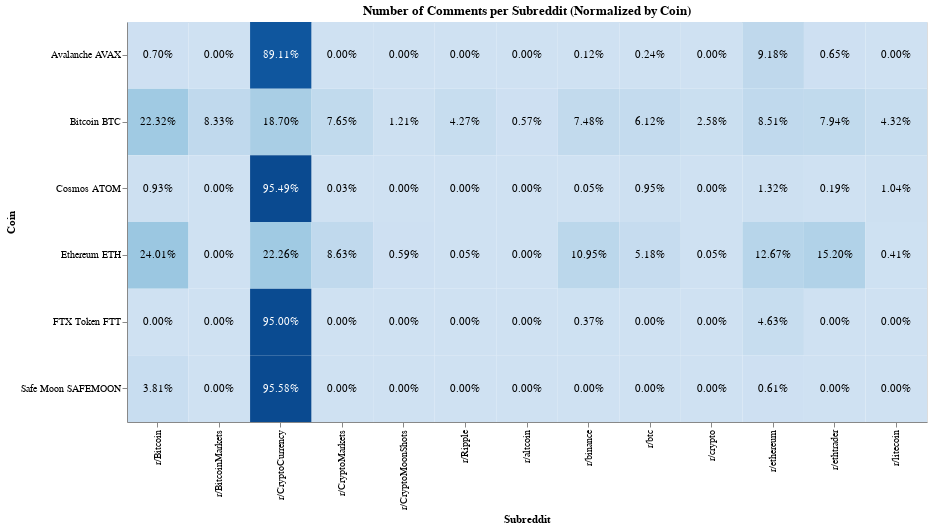

Write notebook code for a chart like this one.
### Code cell
subreddit_query_normalized = subreddit_query.copy()
posts_per_coin = subreddit_query_normalized.groupby("search_query")["value"].transform(
    "sum"
)
subreddit_query_normalized["value"] /= posts_per_coin


c = (
    alt.Chart(subreddit_query_normalized)
    .mark_rect()
    .encode(
        x=alt.X("subreddit:N", title="Subreddit"),
        y=alt.Y("search_query:O", title="Coin"),
        color=alt.Color(
            "value:Q",
            title="Number of Comments",
            scale=alt.Scale(scheme="blues"),
            legend=None,
        ),
        tooltip=[
            alt.Tooltip("search_query:O", title="Coin"),
            alt.Tooltip("subreddit:N", title="Subreddit"),
            alt.Tooltip("value:Q", title=r"% of Comments", format=".4%"),
        ],
    )
    .properties(
        width=800,
        height=400,
        title=alt.Title(text="Number of Comments per Subreddit (Normalized by Coin)"),
    )
)

text = (
    alt.Chart(subreddit_query_normalized)
    .mark_text(align="center")
    .transform_calculate(customtooltip="datum.value")
    .encode(
        x=alt.X("subreddit:N"),
        y=alt.Y("search_query:O"),
        text=alt.Text("value:Q", format=".2%"),
        color=alt.condition(
            alt.datum.value > 0.7, alt.value("white"), alt.value("black")
        ),
        tooltip=[
            alt.Tooltip("search_query:O", title="Coin"),
            alt.Tooltip("subreddit:N", title="Subreddit"),
            alt.Tooltip("value:Q", title=r"% of Comments", format=".4%"),
        ],
    )
)

c + text

### Figure 1 — Vega-Lite specification as saved in the notebook (floating-point values rounded to 4 significant figures)
{"usermeta": {"embedOptions": {"theme": "dark"}}, "config": {"view": {"continuousWidth": 300, "continuousHeight": 300}}, "layer": [{"mark": {"type": "rect"}, "encoding": {"color": {"field": "value", "legend": null, "scale": {"scheme": "blues"}, "title": "Number of Comments", "type": "quantitative"}, "tooltip": [{"field": "search_query", "title": "Coin", "type": "ordinal"}, {"field": "subreddit", "title": "Subreddit", "type": "nominal"}, {"field": "value", "format": ".4%", "title": "% of Comments", "type": "quantitative"}], "x": {"field": "subreddit", "title": "Subreddit", "type": "nominal"}, "y": {"field": "search_query", "title": "Coin", "type": "ordinal"}}, "title": {"text": "Number of Comments per Subreddit (Normalized by Coin)"}}, {"mark": {"type": "text", "align": "center"}, "encoding": {"color": {"condition": {"test": "(datum.value > 0.7)", "value": "white"}, "value": "black"}, "text": {"field": "value", "format": ".2%", "type": "quantitative"}, "tooltip": [{"field": "search_query", "title": "Coin", "type": "ordinal"}, {"field": "subreddit", "title": "Subreddit", "type": "nominal"}, {"field": "value", "format": ".4%", "title": "% of Comments", "type": "quantitative"}], "x": {"field": "subreddit", "type": "nominal"}, "y": {"field": "search_query", "type": "ordinal"}}, "transform": [{"calculate": "datum.value", "as": "customtooltip"}]}], "data": {"name": "data-2af17ad2a1168d9a3532a1416a23dd72"}, "height": 400, "width": 800, "$schema": "https://vega.github.io/schema/vega-lite/v5.20.1.json", "datasets": {"data-2af17ad2a1168d9a3532a1416a23dd72": [{"search_query": "Avalanche AVAX", "subreddit": "r/Bitcoin", "value": 0.007007}, {"search_query": "Bitcoin BTC", "subreddit": "r/Bitcoin", "value": 0.2232}, {"search_query": "Cosmos ATOM", "subreddit": "r/Bitcoin", "value": 0.009285}, {"search_query": "Ethereum ETH", "subreddit": "r/Bitcoin", "value": 0.2401}, {"search_query": "FTX Token FTT", "subreddit": "r/Bitcoin", "value": 0.0}, {"search_query": "Safe Moon SAFEMOON", "subreddit": "r/Bitcoin", "value": 0.0381}, {"search_query": "Avalanche AVAX", "subreddit": "r/BitcoinMarkets", "value": 0.0}, {"search_query": "Bitcoin BTC", "subreddit": "r/BitcoinMarkets", "value": 0.08333}, {"search_query": "Cosmos ATOM", "subreddit": "r/BitcoinMarkets", "value": 0.0}, {"search_query": "Ethereum ETH", "subreddit": "r/BitcoinMarkets", "value": 0.0}, {"search_query": "FTX Token FTT", "subreddit": "r/BitcoinMarkets", "value": 0.0}, {"search_query": "Safe Moon SAFEMOON", "subreddit": "r/BitcoinMarkets", "value": 0.0}, {"search_query": "Avalanche AVAX", "subreddit": "r/CryptoCurrency", "value": 0.8911}, {"search_query": "Bitcoin BTC", "subreddit": "r/CryptoCurrency", "value": 0.187}, {"search_query": "Cosmos ATOM", "subreddit": "r/CryptoCurrency", "value": 0.9549}, {"search_query": "Ethereum ETH", "subreddit": "r/CryptoCurrency", "value": 0.2226}, {"search_query": "FTX Token FTT", "subreddit": "r/CryptoCurrency", "value": 0.95}, {"search_query": "Safe Moon SAFEMOON", "subreddit": "r/CryptoCurrency", "value": 0.9558}, {"search_query": "Avalanche AVAX", "subreddit": "r/CryptoMarkets", "value": 0.0}, {"search_query": "Bitcoin BTC", "subreddit": "r/CryptoMarkets", "value": 0.07647}, {"search_query": "Cosmos ATOM", "subreddit": "r/CryptoMarkets", "value": 0.0003069}, {"search_query": "Ethereum ETH", "subreddit": "r/CryptoMarkets", "value": 0.08634}, {"search_query": "FTX Token FTT", "subreddit": "r/CryptoMarkets", "value": 0.0}, {"search_query": "Safe Moon SAFEMOON", "subreddit": "r/CryptoMarkets", "value": 0.0}, {"search_query": "Avalanche AVAX", "subreddit": "r/CryptoMoonShots", "value": 0.0}, {"search_query": "Bitcoin BTC", "subreddit": "r/CryptoMoonShots", "value": 0.01206}, {"search_query": "Cosmos ATOM", "subreddit": "r/CryptoMoonShots", "value": 0.0}, {"search_query": "Ethereum ETH", "subreddit": "r/CryptoMoonShots", "value": 0.005892}, {"search_query": "FTX Token FTT", "subreddit": "r/CryptoMoonShots", "value": 0.0}, {"search_query": "Safe Moon SAFEMOON", "subreddit": "r/CryptoMoonShots", "value": 0.0}, {"search_query": "Avalanche AVAX", "subreddit": "r/Ripple", "value": 0.0}, {"search_query": "Bitcoin BTC", "subreddit": "r/Ripple", "value": 0.04274}, {"search_query": "Cosmos ATOM", "subreddit": "r/Ripple", "value": 0.0}, {"search_query": "Ethereum ETH", "subreddit": "r/Ripple", "value": 0.000491}, {"search_query": "FTX Token FTT", "subreddit": "r/Ripple", "value": 0.0}, {"search_query": "Safe Moon SAFEMOON", "subreddit": "r/Ripple", "value": 0.0}, {"search_query": "Avalanche AVAX", "subreddit": "r/altcoin", "value": 0.0}, {"search_query": "Bitcoin BTC", "subreddit": "r/altcoin", "value": 0.005708}, {"search_query": "Cosmos ATOM", "subreddit": "r/altcoin", "value": 0.0}, {"search_query": "Ethereum ETH", "subreddit": "r/altcoin", "value": 0.0}, {"search_query": "FTX Token FTT", "subreddit": "r/altcoin", "value": 0.0}, {"search_query": "Safe Moon SAFEMOON", "subreddit": "r/altcoin", "value": 0.0}, {"search_query": "Avalanche AVAX", "subreddit": "r/binance", "value": 0.001237}, {"search_query": "Bitcoin BTC", "subreddit": "r/binance", "value": 0.07476}, {"search_query": "Cosmos ATOM", "subreddit": "r/binance", "value": 0.0005372}, {"search_query": "Ethereum ETH", "subreddit": "r/binance", "value": 0.1095}, {"search_query": "FTX Token FTT", "subreddit": "r/binance", "value": 0.00367}, {"search_query": "Safe Moon SAFEMOON", "subreddit": "r/binance", "value": 0.0}, {"search_query": "Avalanche AVAX", "subreddit": "r/btc", "value": 0.002414}, {"search_query": "Bitcoin BTC", "subreddit": "r/btc", "value": 0.06123}, {"search_query": "Cosmos ATOM", "subreddit": "r/btc", "value": 0.009535}, {"search_query": "Ethereum ETH", "subreddit": "r/btc", "value": 0.05181}, {"search_query": "FTX Token FTT", "subreddit": "r/btc", "value": 0.0}, {"search_query": "Safe Moon SAFEMOON", "subreddit": "r/btc", "value": 0.0}, {"search_query": "Avalanche AVAX", "subreddit": "r/crypto", "value": 0.0}, {"search_query": "Bitcoin BTC", "subreddit": "r/crypto", "value": 0.0258}, {"search_query": "Cosmos ATOM", "subreddit": "r/crypto", "value": 0.0}, {"search_query": "Ethereum ETH", "subreddit": "r/crypto", "value": 0.0004575}, {"search_query": "FTX Token FTT", "subreddit": "r/crypto", "value": 0.0}, {"search_query": "Safe Moon SAFEMOON", "subreddit": "r/crypto", "value": 0.0}, {"search_query": "Avalanche AVAX", "subreddit": "r/ethereum", "value": 0.0918}, {"search_query": "Bitcoin BTC", "subreddit": "r/ethereum", "value": 0.08512}, {"search_query": "Cosmos ATOM", "subreddit": "r/ethereum", "value": 0.01322}, {"search_query": "Ethereum ETH", "subreddit": "r/ethereum", "value": 0.1267}, {"search_query": "FTX Token FTT", "subreddit": "r/ethereum", "value": 0.04633}, {"search_query": "Safe Moon SAFEMOON", "subreddit": "r/ethereum", "value": 0.00612}, {"search_query": "Avalanche AVAX", "subreddit": "r/ethtrader", "value": 0.006477}, {"search_query": "Bitcoin BTC", "subreddit": "r/ethtrader", "value": 0.0794}, {"search_query": "Cosmos ATOM", "subreddit": "r/ethtrader", "value": 0.001899}, {"search_query": "Ethereum ETH", "subreddit": "r/ethtrader", "value": 0.152}, {"search_query": "FTX Token FTT", "subreddit": "r/ethtrader", "value": 0.0}, {"search_query": "Safe Moon SAFEMOON", "subreddit": "r/ethtrader", "value": 0.0}, {"search_query": "Avalanche AVAX", "subreddit": "r/litecoin", "value": 0.0}, {"search_query": "Bitcoin BTC", "subreddit": "r/litecoin", "value": 0.0432}, {"search_query": "Cosmos ATOM", "subreddit": "r/litecoin", "value": 0.01036}, {"search_query": "Ethereum ETH", "subreddit": "r/litecoin", "value": 0.00414}, {"search_query": "FTX Token FTT", "subreddit": "r/litecoin", "value": 0.0}, {"search_query": "Safe Moon SAFEMOON", "subreddit": "r/litecoin", "value": 0.0}]}}
